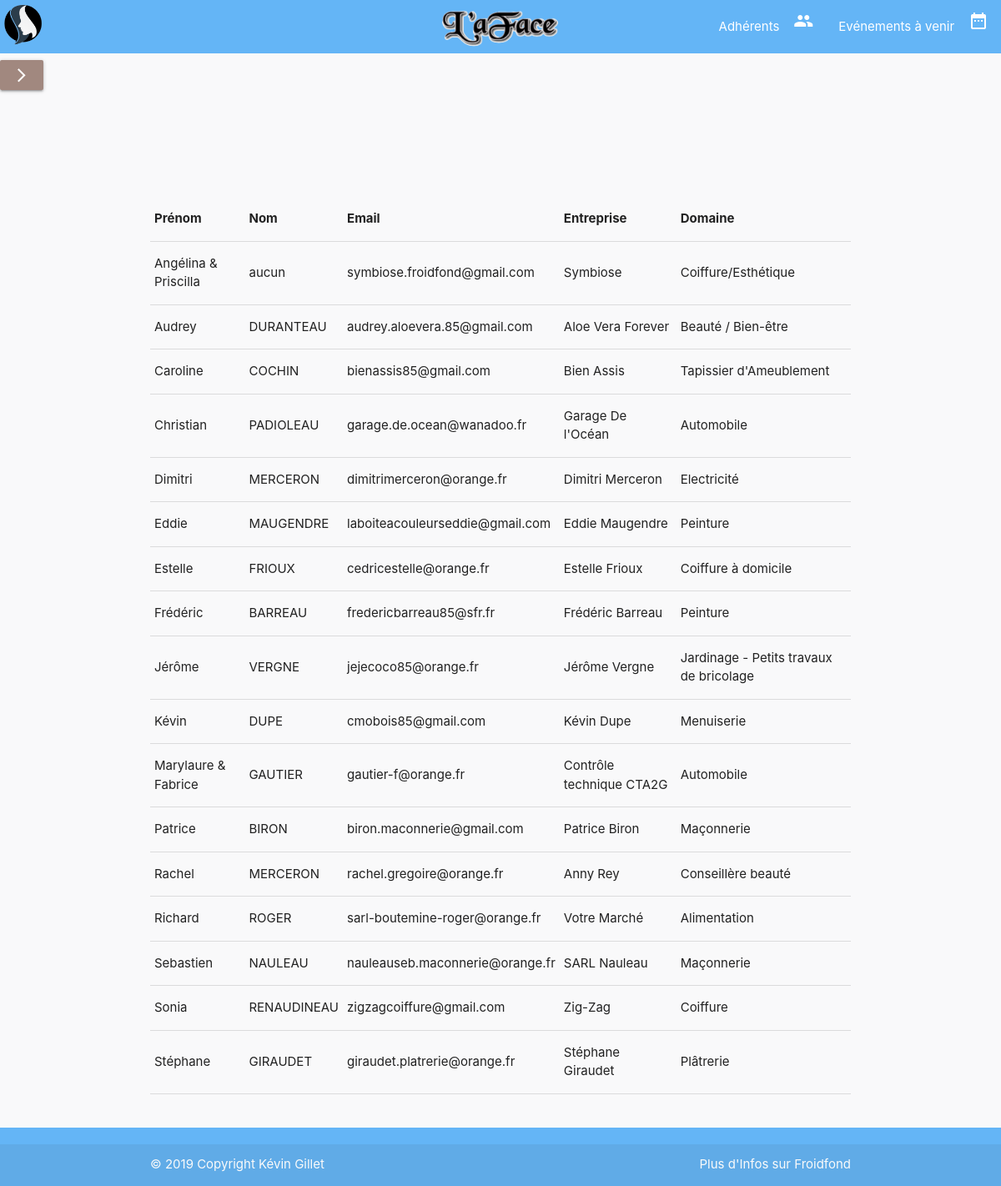
/user/page/members_view.php, run on the app's committed database.
### tables this page shows
CREATE TABLE `coordonnees` (
  `idCoordonnees` int(11) NOT NULL,
  `email` varchar(100) DEFAULT NULL,
  `tel` varchar(14) DEFAULT NULL,
  `addresse` varchar(200) DEFAULT NULL,
  `urlSiteRedirectionCarte` varchar(300) DEFAULT NULL,
  `entreprise_idEntreprise` int(11) DEFAULT NULL,
  `adherent_idAdherent` int(11) DEFAULT NULL
);

CREATE TABLE `adherent` (
  `idAdherent` int(11) NOT NULL,
  `nomAdherent` varchar(60) NOT NULL,
  `prenomAdherent` varchar(60) NOT NULL,
  `photo_idPhoto` int(11) NOT NULL
);

CREATE TABLE `entreprise` (
  `idEntreprise` int(11) NOT NULL,
  `nomEntreprise` varchar(100) DEFAULT NULL,
  `domaineEntreprise` varchar(100) DEFAULT NULL,
  `descriptionEntreprise` tinytext NOT NULL,
  `nomLogoEntreprise` varchar(200) DEFAULT NULL
);

### user/page/members_view.php (the view)
<?php include '../../modal/header.php'; ?>
<?php require_once '../../config/config.php';
$db = new PDO("mysql:host=" . Config::DB_SERVER . ";dbname=" . Config::DB_NAME
, Config::DB_USERNAME, Config::DB_PASSWORD, array(PDO::MYSQL_ATTR_INIT_COMMAND => "SET NAMES 'utf8'"));
$sql_query = "SELECT e.nomEntreprise, e.domaineEntreprise, c.email, a.nomAdherent, a.prenomAdherent
FROM entreprise e JOIN adherent a on a.photo_idPhoto=e.idEntreprise JOIN coordonnees c on c.entreprise_idEntreprise=e.idEntreprise ORDER BY a.prenomAdherent ASC";
$result = $db->prepare($sql_query);
$result->execute();
$members = $result->fetchAll();
?>
      <main>
        <?php include '../../modal/sidenav.php'; ?>
        <table class="highlight table-gestion member-table responsive-table">
          <thead>
            <tr>
              <th>Prénom</th>
              <th>Nom</th>
              <th>Email</th>
              <th>Entreprise</th>
              <th>Domaine</th>
            </tr>
          </thead>
          <tbody>
            <?php foreach ($members as $line){ ?>
            <tr>
              <td><?php echo $line["prenomAdherent"] ?></td>
              <td><?php echo $line["nomAdherent"] ?></td>
              <td><?php echo $line["email"] ?></td>
              <td><?php echo $line["nomEntreprise"] ?></td>
              <td><?php echo $line["domaineEntreprise"] ?></td>
            </tr>
            <?php } ?>
          </tbody>
        </table>
      </main>
<?php include '../../modal/footer.php'; ?>

### css/style.css (style rules this page uses)
body { display: flex; min-height: 100vh; flex-direction: column; }
main { flex: 1 0 auto; background: #f9f9fa; }
.member-table { width: 70%; margin-left: auto; margin-right: auto; margin-bottom: 5vh; margin-top: 15vh; }

### data on the page
coordonnees: adherent.prenomAdherent "Angélina & Priscilla", adherent.nomAdherent "aucun", email "symbiose.froidfond@gmail.com", entreprise_idEntreprise.nomEntreprise "Symbiose", entreprise_idEntreprise.domaineEntreprise "Coiffure/Esthétique"
coordonnees: adherent.prenomAdherent "Audrey", adherent.nomAdherent "DURANTEAU", email "audrey.aloevera.85@gmail.com", entreprise_idEntreprise.nomEntreprise "Aloe Vera Forever", entreprise_idEntreprise.domaineEntreprise "Beauté / Bien-être"
coordonnees: adherent.prenomAdherent "Caroline", adherent.nomAdherent "COCHIN", email "bienassis85@gmail.com", entreprise_idEntreprise.nomEntreprise "Bien Assis", entreprise_idEntreprise.domaineEntreprise "Tapissier d'Ameublement"
coordonnees: adherent.prenomAdherent "Christian", adherent.nomAdherent "PADIOLEAU", email "garage.de.ocean@wanadoo.fr", entreprise_idEntreprise.nomEntreprise "Garage De l'Océan", entreprise_idEntreprise.domaineEntreprise "Automobile"
coordonnees: adherent.prenomAdherent "Dimitri", adherent.nomAdherent "MERCERON", email "dimitrimerceron@orange.fr", entreprise_idEntreprise.nomEntreprise "Dimitri Merceron", entreprise_idEntreprise.domaineEntreprise "Electricité"
coordonnees: adherent.prenomAdherent "Eddie", adherent.nomAdherent "MAUGENDRE", email "laboiteacouleurseddie@gmail.com", entreprise_idEntreprise.nomEntreprise "Eddie Maugendre", entreprise_idEntreprise.domaineEntreprise "Peinture"
coordonnees: adherent.prenomAdherent "Estelle", adherent.nomAdherent "FRIOUX", email "cedricestelle@orange.fr", entreprise_idEntreprise.nomEntreprise "Estelle Frioux", entreprise_idEntreprise.domaineEntreprise "Coiffure à domicile"
coordonnees: adherent.prenomAdherent "Frédéric", adherent.nomAdherent "BARREAU", email "fredericbarreau85@sfr.fr", entreprise_idEntreprise.nomEntreprise "Frédéric Barreau", entreprise_idEntreprise.domaineEntreprise "Peinture"
coordonnees: adherent.prenomAdherent "Jérôme", adherent.nomAdherent "VERGNE", email "jejecoco85@orange.fr", entreprise_idEntreprise.nomEntreprise "Jérôme Vergne", entreprise_idEntreprise.domaineEntreprise "Jardinage - Petits travaux de bricolage"
coordonnees: adherent.prenomAdherent "Kévin", adherent.nomAdherent "DUPE", email "cmobois85@gmail.com", entreprise_idEntreprise.nomEntreprise "Kévin Dupe", entreprise_idEntreprise.domaineEntreprise "Menuiserie"
coordonnees: adherent.prenomAdherent "Marylaure & Fabrice", adherent.nomAdherent "GAUTIER", email "gautier-f@orange.fr", entreprise_idEntreprise.nomEntreprise "Contrôle technique CTA2G", entreprise_idEntreprise.domaineEntreprise "Automobile"
coordonnees: adherent.prenomAdherent "Patrice", adherent.nomAdherent "BIRON", email "biron.maconnerie@gmail.com", entreprise_idEntreprise.nomEntreprise "Patrice Biron", entreprise_idEntreprise.domaineEntreprise "Maçonnerie"
coordonnees: adherent.prenomAdherent "Rachel", adherent.nomAdherent "MERCERON", email "rachel.gregoire@orange.fr", entreprise_idEntreprise.nomEntreprise "Anny Rey", entreprise_idEntreprise.domaineEntreprise "Conseillère beauté"
coordonnees: adherent.prenomAdherent "Richard", adherent.nomAdherent "ROGER", email "sarl-boutemine-roger@orange.fr", entreprise_idEntreprise.nomEntreprise "Votre Marché", entreprise_idEntreprise.domaineEntreprise "Alimentation"
coordonnees: adherent.prenomAdherent "Sebastien", adherent.nomAdherent "NAULEAU", email "nauleauseb.maconnerie@orange.fr", entreprise_idEntreprise.nomEntreprise "SARL Nauleau", entreprise_idEntreprise.domaineEntreprise "Maçonnerie"
coordonnees: adherent.prenomAdherent "Sonia", adherent.nomAdherent "RENAUDINEAU", email "zigzagcoiffure@gmail.com", entreprise_idEntreprise.nomEntreprise "Zig-Zag", entreprise_idEntreprise.domaineEntreprise "Coiffure"
coordonnees: adherent.prenomAdherent "Stéphane", adherent.nomAdherent "GIRAUDET", email "giraudet.platrerie@orange.fr", entreprise_idEntreprise.nomEntreprise "Stéphane Giraudet", entreprise_idEntreprise.domaineEntreprise "Plâtrerie"
